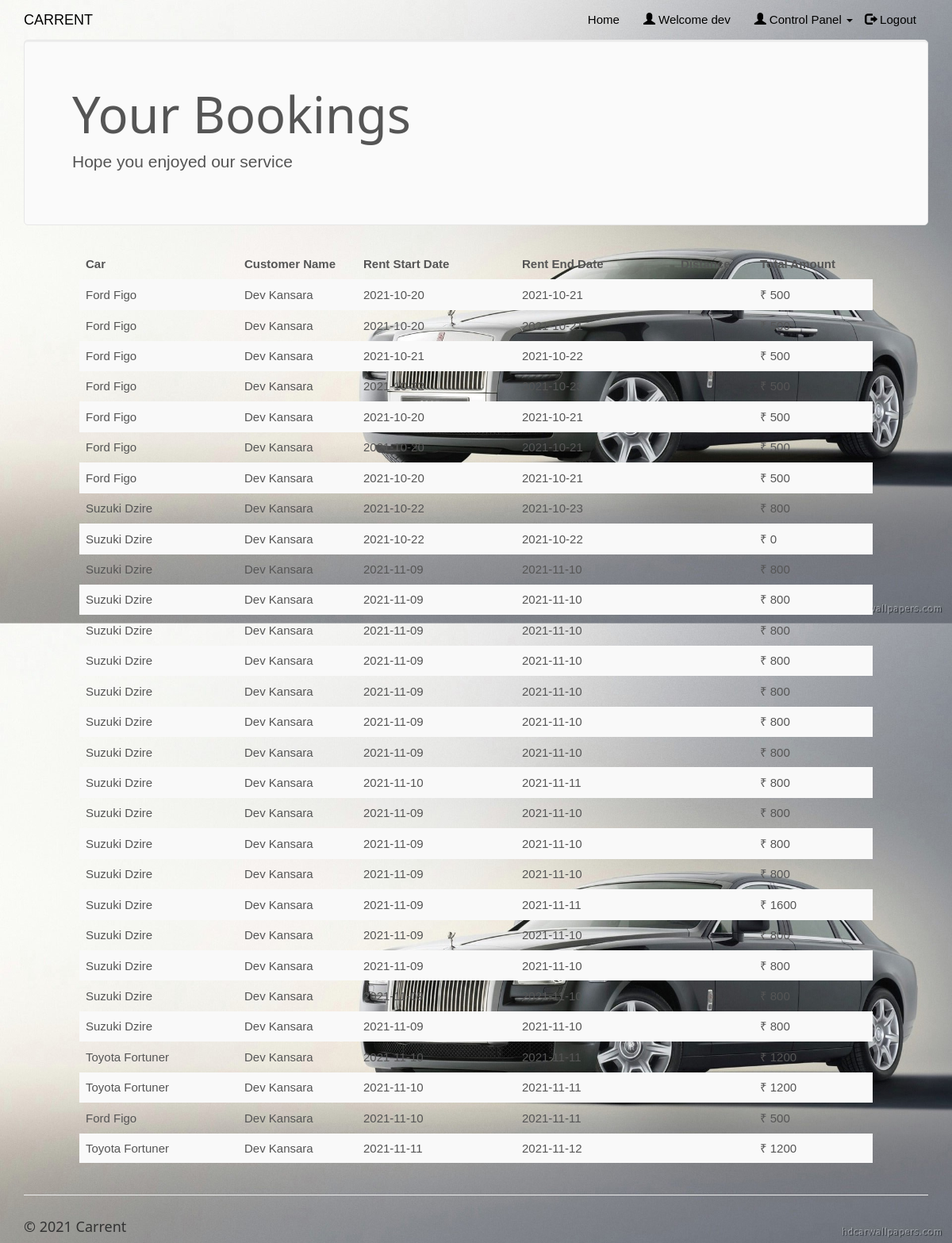
Page /clientview.php (signed in) on the committed database.
### tables this page shows
CREATE TABLE `rentedcars` (
  `id` int(100) NOT NULL,
  `customer_username` varchar(50) NOT NULL,
  `car_id` int(20) NOT NULL,
  `driver_id` int(20) NOT NULL,
  `booking_date` date NOT NULL,
  `rent_start_date` date NOT NULL,
  `rent_end_date` date NOT NULL,
  `car_return_date` date DEFAULT NULL,
  `fare` double NOT NULL,
  `charge_type` varchar(25) NOT NULL DEFAULT 'days',
  `distance` double DEFAULT NULL,
  `no_of_days` int(50) DEFAULT NULL,
  `total_amount` double DEFAULT NULL,
  `return_status` varchar(10) NOT NULL
);

CREATE TABLE `cars` (
  `car_id` int(20) NOT NULL,
  `car_name` varchar(50) NOT NULL,
  `car_nameplate` varchar(50) NOT NULL,
  `car_img` varchar(50) DEFAULT 'NA',
  `ac_price` float NOT NULL,
  `non_ac_price` float NOT NULL,
  `ac_price_per_day` float NOT NULL,
  `non_ac_price_per_day` float NOT NULL,
  `car_availability` varchar(10) NOT NULL
);

CREATE TABLE `customers` (
  `customer_username` varchar(50) NOT NULL,
  `customer_name` varchar(50) NOT NULL,
  `customer_phone` varchar(15) NOT NULL,
  `customer_email` varchar(25) NOT NULL,
  `customer_address` varchar(50) NOT NULL,
  `customer_password` varchar(20) NOT NULL
);

### clientview.php (the view, shortened to what this page needs)
<!DOCTYPE html>
<html>
<?php
$conn = Connect();
?>
<head>
<link rel="stylesheet" href="assets/bootstrap/css/bootstrap.min.css">
<link rel="stylesheet" href="assets/fonts/font-awesome.min.css">
<link rel="stylesheet" href="assets/w3css/w3.css">
<link rel="stylesheet" type="text/css" href="assets/css/customerlogin.css">
<link rel="stylesheet" type="text/css" media="screen" href="assets/css/clientpage.css" />
</head>
<body id="page-top" data-spy="scroll" data-target=".navbar-fixed-top">
    <nav class="navbar navbar-custom navbar-fixed-top" role="navigation" style="color: black">
        <div class="container">
            <div class="navbar-header">
                <a class="navbar-brand page-scroll" href="index.php">
                   CARRENT </a>
            </div>
            <?php
                if(isset($_SESSION['login_client'])){
            ?>
            <div class="collapse navbar-collapse navbar-right navbar-main-collapse">
                <ul class="nav navbar-nav">
                    <li>
                        <a href="index.php">Home</a>
                    </li>
                    <li>
                        <a href="#"><span class="glyphicon glyphicon-user"></span> Welcome <?php echo $_SESSION['login_client']; ?></a>
                    </li>
                    <li>
                    <ul class="nav navbar-nav navbar-right">
            <li><a href="#" class="dropdown-toggle active" data-toggle="dropdown" role="button" aria-haspopup="true" aria-expanded="false"><span class="glyphicon glyphicon-user"></span> Control Panel <span class="caret"></span> </a>
            </li>
          </ul>
                    </li>
                    <li>
                        <a href="logout.php"><span class="glyphicon glyphicon-log-out"></span> Logout</a>
                    </li>
                </ul>
            </div>
            <?php
                }
                ?>
        </div>
    </nav>
<?php $login_client = $_SESSION['login_client'];
    $sql1 = "SELECT * FROM rentedcars rc, clientcars cc, customers c, cars WHERE cc.client_username = '$login_client' AND cc.car_id = rc.car_id AND rc.return_status = 'R' AND c.customer_username = rc.customer_username AND cc.car_id = cars.car_id";
    $result1 = $conn->query($sql1);
    if (mysqli_num_rows($result1) > 0) {
?>
<div class="container">
      <div class="jumbotron">
        <h1>Your Bookings</h1>
        <p> Hope you enjoyed our service </p>
      </div>
    </div>
    <div class="table-responsive" style="padding-left: 100px; padding-right: 100px;" >
<table class="table table-striped">
  <thead class="thead-dark">
<tr>
<th width="20%">Car</th>
<th width="15%">Customer Name</th>
<th width="20%">Rent Start Date</th>
<th width="20%">Rent End Date</th>
<th width="10%">Distance</th>
<th width="15%">Total Amount</th>
</tr>
</thead>
<?php
        while($row = mysqli_fetch_assoc($result1)) {
?>
<tr>
<td><?php echo $row["car_name"]; ?></td>
<td><?php echo $row["customer_name"]; ?></td>
<td><?php echo $row["rent_start_date"] ?></td>
<td><?php echo $row["rent_end_date"]; ?></td>
<td><?php echo $row["distance"]; ?></td>
<td>&#8377; <?php echo $row["total_amount"]; ?></td>
</tr>
<?php        } ?>
                </table>
                </div>
            <?php
        } ?>
</body>
<footer class="site-footer">
        <div class="container">
            <hr>
            <div class="row">
                <div class="col-sm-6">
                    <h5>© 2021 Carrent</h5>
                </div>
            </div>
        </div>
    </footer>
</html>

### assets/w3css/w3.css (style rules this page uses)
*,*:before,*:after { box-sizing:inherit }
html { -ms-text-size-adjust:100%;-webkit-text-size-adjust:100% }
body { margin:0 }
article,aside,details,figcaption,figure,footer,header,main,menu,nav,section,summary { display:block }
a { background-color:transparent;-webkit-text-decoration-skip:objects }
hr { box-sizing:content-box;height:0;overflow:visible }
html,body { font-family:Verdana,sans-serif;font-size:15px;line-height:1.5 }
html { overflow-x:hidden }
h1 { font-size:36px }
h5 { font-size:18px }
h1,h2,h3,h4,h5,h6 { font-family:"Segoe UI",Arial,sans-serif;font-weight:400;margin:10px 0 }
hr { border:0;border-top:1px solid #eee;margin:20px 0 }
a { color:inherit }

### assets/css/customerlogin.css (style rules this page uses)
body, html { height: 100%; }
body { padding-top: 50px; background: url("../../assets/img/forcustomer.png"); background-size: 100%; }
footer { display: block; }

### rows in the picture
rentedcars: car.car_name "Ford Figo", customer_username.customer_name "Dev Kansara", rent_start_date "2021-10-20", rent_end_date "2021-10-21", total_amount "500"
rentedcars: car.car_name "Ford Figo", customer_username.customer_name "Dev Kansara", rent_start_date "2021-10-20", rent_end_date "2021-10-21", total_amount "500"
rentedcars: car.car_name "Ford Figo", customer_username.customer_name "Dev Kansara", rent_start_date "2021-10-21", rent_end_date "2021-10-22", total_amount "500"
rentedcars: car.car_name "Ford Figo", customer_username.customer_name "Dev Kansara", rent_start_date "2021-10-22", rent_end_date "2021-10-23", total_amount "500"
rentedcars: car.car_name "Ford Figo", customer_username.customer_name "Dev Kansara", rent_start_date "2021-10-20", rent_end_date "2021-10-21", total_amount "500"
rentedcars: car.car_name "Ford Figo", customer_username.customer_name "Dev Kansara", rent_start_date "2021-10-20", rent_end_date "2021-10-21", total_amount "500"
rentedcars: car.car_name "Ford Figo", customer_username.customer_name "Dev Kansara", rent_start_date "2021-10-20", rent_end_date "2021-10-21", total_amount "500"
rentedcars: car.car_name "Suzuki Dzire", customer_username.customer_name "Dev Kansara", rent_start_date "2021-10-22", rent_end_date "2021-10-23", total_amount "800"
rentedcars: car.car_name "Suzuki Dzire", customer_username.customer_name "Dev Kansara", rent_start_date "2021-10-22", rent_end_date "2021-10-22", total_amount "0"
rentedcars: car.car_name "Suzuki Dzire", customer_username.customer_name "Dev Kansara", rent_start_date "2021-11-09", rent_end_date "2021-11-10", total_amount "800"
rentedcars: car.car_name "Suzuki Dzire", customer_username.customer_name "Dev Kansara", rent_start_date "2021-11-09", rent_end_date "2021-11-10", total_amount "800"
rentedcars: car.car_name "Suzuki Dzire", customer_username.customer_name "Dev Kansara", rent_start_date "2021-11-09", rent_end_date "2021-11-10", total_amount "800"
rentedcars: car.car_name "Suzuki Dzire", customer_username.customer_name "Dev Kansara", rent_start_date "2021-11-09", rent_end_date "2021-11-10", total_amount "800"
rentedcars: car.car_name "Suzuki Dzire", customer_username.customer_name "Dev Kansara", rent_start_date "2021-11-09", rent_end_date "2021-11-10", total_amount "800"
rentedcars: car.car_name "Suzuki Dzire", customer_username.customer_name "Dev Kansara", rent_start_date "2021-11-09", rent_end_date "2021-11-10", total_amount "800"
rentedcars: car.car_name "Suzuki Dzire", customer_username.customer_name "Dev Kansara", rent_start_date "2021-11-09", rent_end_date "2021-11-10", total_amount "800"
rentedcars: car.car_name "Suzuki Dzire", customer_username.customer_name "Dev Kansara", rent_start_date "2021-11-10", rent_end_date "2021-11-11", total_amount "800"
rentedcars: car.car_name "Suzuki Dzire", customer_username.customer_name "Dev Kansara", rent_start_date "2021-11-09", rent_end_date "2021-11-10", total_amount "800"
rentedcars: car.car_name "Suzuki Dzire", customer_username.customer_name "Dev Kansara", rent_start_date "2021-11-09", rent_end_date "2021-11-10", total_amount "800"
rentedcars: car.car_name "Suzuki Dzire", customer_username.customer_name "Dev Kansara", rent_start_date "2021-11-09", rent_end_date "2021-11-10", total_amount "800"
rentedcars: car.car_name "Suzuki Dzire", customer_username.customer_name "Dev Kansara", rent_start_date "2021-11-09", rent_end_date "2021-11-11", total_amount "1600"
rentedcars: car.car_name "Suzuki Dzire", customer_username.customer_name "Dev Kansara", rent_start_date "2021-11-09", rent_end_date "2021-11-10", total_amount "800"
rentedcars: car.car_name "Suzuki Dzire", customer_username.customer_name "Dev Kansara", rent_start_date "2021-11-09", rent_end_date "2021-11-10", total_amount "800"
rentedcars: car.car_name "Suzuki Dzire", customer_username.customer_name "Dev Kansara", rent_start_date "2021-11-09", rent_end_date "2021-11-10", total_amount "800"
rentedcars: car.car_name "Suzuki Dzire", customer_username.customer_name "Dev Kansara", rent_start_date "2021-11-09", rent_end_date "2021-11-10", total_amount "800"
rentedcars: car.car_name "Toyota Fortuner", customer_username.customer_name "Dev Kansara", rent_start_date "2021-11-10", rent_end_date "2021-11-11", total_amount "1200"
rentedcars: car.car_name "Toyota Fortuner", customer_username.customer_name "Dev Kansara", rent_start_date "2021-11-10", rent_end_date "2021-11-11", total_amount "1200"
rentedcars: car.car_name "Ford Figo", customer_username.customer_name "Dev Kansara", rent_start_date "2021-11-10", rent_end_date "2021-11-11", total_amount "500"
rentedcars: car.car_name "Toyota Fortuner", customer_username.customer_name "Dev Kansara", rent_start_date "2021-11-11", rent_end_date "2021-11-12", total_amount "1200"

### other values in the picture
$_SESSION['login_client'] "dev"
